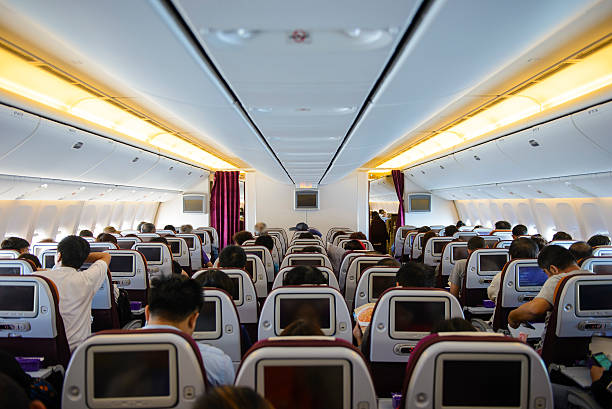
#> input picture AVANCE804/imagen1.jpg, 612 x 409 px, found by its file name
$ jupyter execute conectividad.ipynb
#> lines starting #> are read from the running program, lines starting #| are printed output that depends on the picture; after the words box and inside, x2 and y2 are one past the last pixel; in counts of white or black regions, pixels touching at a corner belong together
## REGIONES Y FRONTERAS

[cell 1]
import cv2
import numpy as np
import matplotlib.pyplot as plt

img = cv2.imread('imagen1.jpg')
#> img is the input picture: shape (409, 612, 3); mean B, G, R 130.8, 133.5, 135.1
gray=cv2.cvtColor(img, cv2.COLOR_BGR2GRAY)
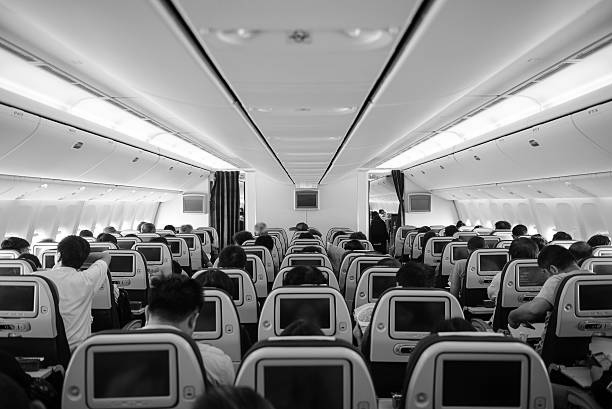
#> gray: shape (409, 612); min 0, max 255, mean 133.7
# combino tecnicas
blur=cv2.GaussianBlur(gray,(7,7),0)
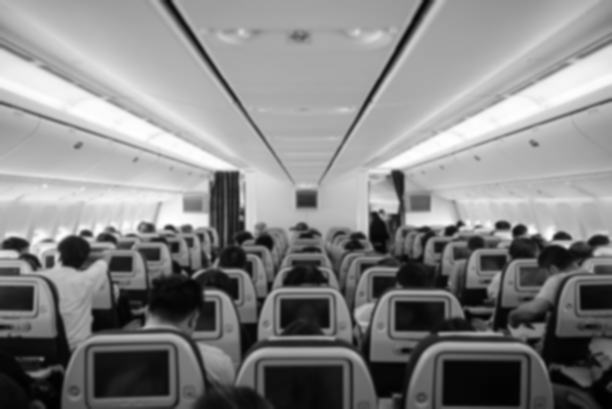
#> blur: shape (409, 612); min 1, max 254, mean 133.7
_,binary=cv2.threshold(blur,0,255,cv2.THRESH_BINARY_INV+cv2.THRESH_OTSU)
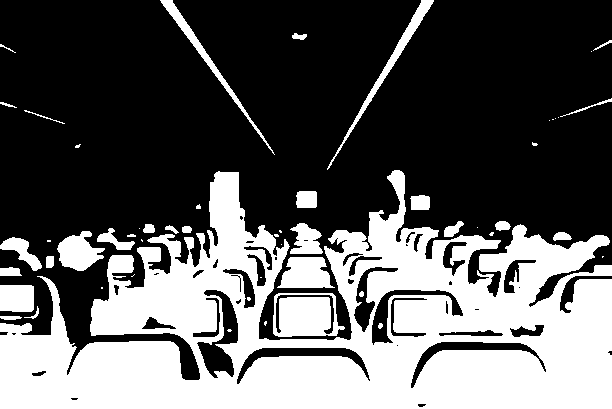
#> binary: shape (409, 612); 35.9% white; 54 white regions (23 under 20 px)
# encontramos las regiones
num_l,label=cv2.connectedComponents(binary)
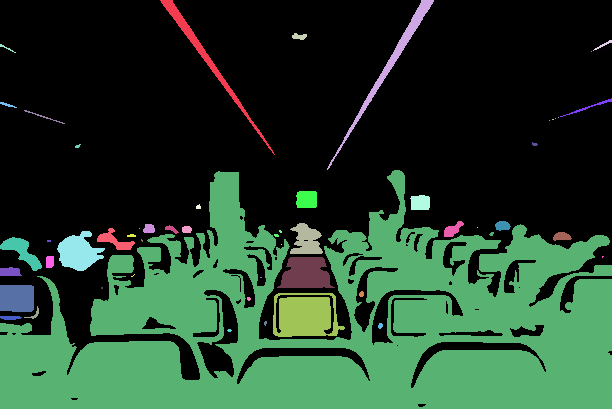
#> label: shape (409, 612) int32; 55 distinct labels, from 0 to 54; one colour per label, 0 black
#> num_l = 55
#identificamos por colores
color=np.random.randint(0,255,(num_l,3),dtype=np.uint8)
#> color = 55 rows, first 8: [172, 10, 127], [140, 47, 170], [196, 151, 117], [166, 22, 183], [192, 204, 33], [216, 67, 179], [78, 154, 251], [82, 162, 219]
# fondo negro
color[0]=[0,0,0]
colorear=color[label]
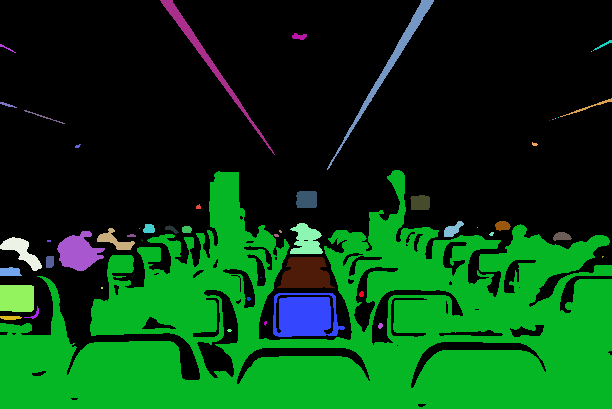
#> colorear: shape (409, 612, 3); mean of channels 0, 1, 2 18.8, 62.5, 7.2; drawn as B, G, R

# encontrar fronteras
contornos,_=cv2.findContours(binary,cv2.RETR_EXTERNAL,cv2.CHAIN_APPROX_SIMPLE)
#> contornos = 49 contours, 24 with area under 20; largest, box (x1, y1, x2, y2) and area: (0, 170, 612, 409) 84806, (273, 293, 345, 337) 2636, (277, 257, 335, 288) 1239, (57, 231, 105, 271) 1087, (327, 0, 434, 170) 993
contorno_fin=cv2.drawContours(np.zeros_like(gray),contornos,-1,255,2)
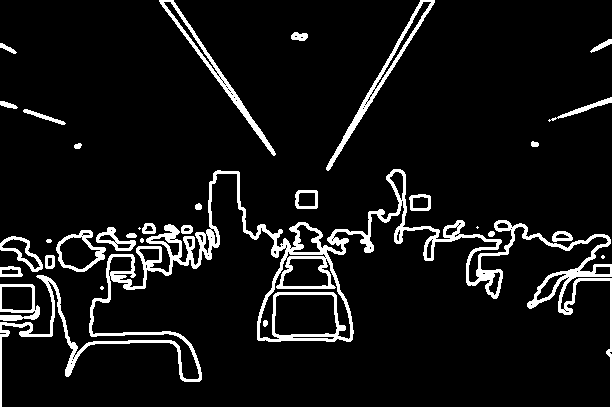
#> contorno_fin: shape (409, 612); 8.3% white; 32 white regions (5 under 20 px), largest, box (x1, y1, x2, y2) and area: (0, 169, 612, 409) 14219, (326, 0, 435, 171) 1324, (159, 0, 276, 156) 1270

plt.figure(figsize=(15,5))
plt.subplot(131)
plt.title('Imagen Original')
plt.imshow(cv2.cvtColor(img, cv2.COLOR_BGR2RGB))

plt.subplot(132)
plt.title('Segmentación por Colores')
plt.imshow(colorear)

plt.subplot(133)
plt.title('Contornos')
plt.imshow(contorno_fin, cmap='gray')
plt.show()
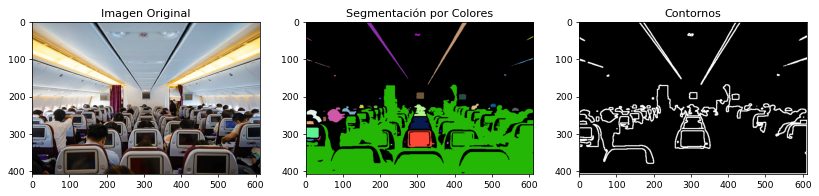
#> figure drawn by matplotlib, 3 panels

## CONTEO

[cell 2]
import cv2
import numpy as np
import matplotlib.pyplot as plt
from skimage import measure

def contar_elementos(imagen):
    # 1. Grises
    gray = cv2.cvtColor(imagen, cv2.COLOR_BGR2GRAY)

    # 2. Binarización
    _, binary = cv2.threshold(gray, 50, 255, cv2.THRESH_BINARY)
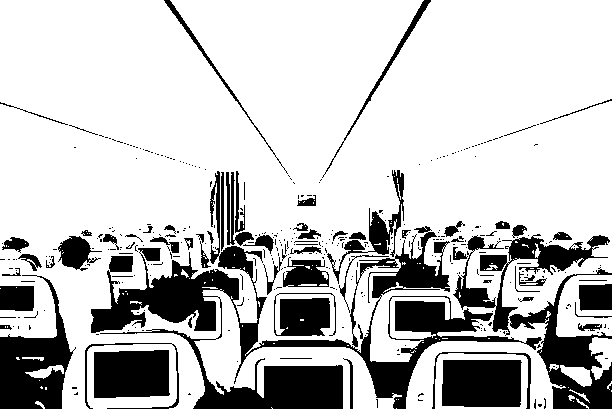
#> binary: shape (409, 612); 77.6% white; 367 black regions (297 under 20 px), largest, box (x1, y1, x2, y2) and area: (91, 171, 542, 409) 21376, (0, 275, 76, 409) 4722, (509, 267, 612, 409) 4436

    # 3. Etiquetado (connectivity=2 es 8-vecinos)
    e_img = measure.label(binary, connectivity=2)
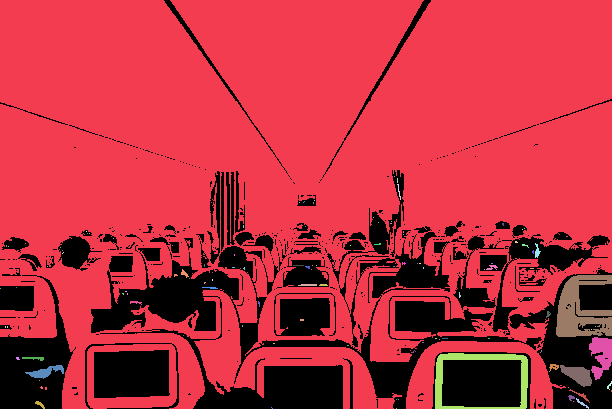
#> e_img: shape (409, 612) int64; 120 distinct labels, from 0 to 119; one colour per label, 0 black

    # 4. Conteo
    num_objetos = np.max(e_img)
#> num_objetos = 119

    return num_objetos, binary


ruta = r'C:\pdi26\CLASE05052026\imagen1.jpg'
img = cv2.imread(ruta)

if img is None:
    print("No se pudo cargar la imagen. Verifica la ruta.")
else:
    total, imagen_binaria = contar_elementos(img)
#> total = 119
    print(f"Número de objetos detectados: {total}")
#| Número de objetos detectados: 119


    plt.figure(figsize=(10, 5))
    plt.subplot(1, 2, 1)
    plt.title("Original")
    plt.imshow(cv2.cvtColor(img, cv2.COLOR_BGR2RGB))

    plt.subplot(1, 2, 2)
    plt.title(f"Binaria (Objetos: {total})")
    plt.imshow(imagen_binaria, cmap='gray')
    plt.show()
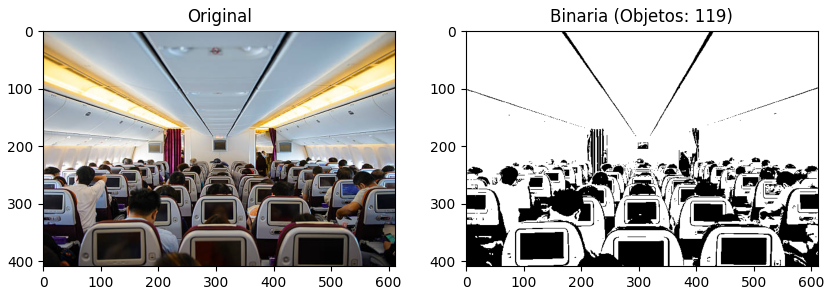
#> figure drawn by matplotlib, 2 panels

$ run again, with AVANCE804/cortada.jpg copied over AVANCE804/imagen1.jpg
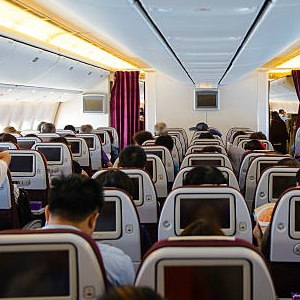
#> input picture AVANCE804/cortada.jpg, 300 x 300 px, found by its file name
#> img is the input picture: shape (300, 300, 3); mean B, G, R 117, 120.4, 126.4
#> label: shape (300, 300) int32; 27 distinct labels, from 0 to 26
#> num_l = 27
#> color = 27 rows, first 8: [172, 10, 127], [140, 47, 170], [196, 151, 117], [166, 22, 183], [192, 204, 33], [216, 67, 179], [78, 154, 251], [82, 162, 219]
#> contornos = 23 contours, 11 with area under 20; largest, box (x1, y1, x2, y2) and area: (0, 71, 300, 300) 40825, (173, 193, 245, 237) 2680, (189, 122, 223, 154) 658, (196, 91, 217, 108) 316, (0, 128, 35, 150) 268
#> contorno_fin: shape (300, 300); 12.4% white; 16 white regions (1 under 20 px), largest, box (x1, y1, x2, y2) and area: (0, 70, 300, 300) 9058, (226, 0, 272, 71) 485, (133, 0, 176, 56) 385
#> in contar_elementos, `e_img = measure.label(binary, connectivity=2)`:
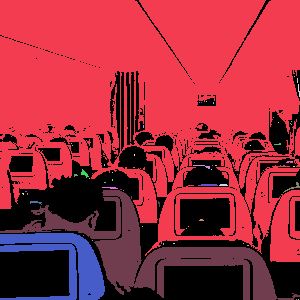
#> e_img: shape (300, 300) int64; 60 distinct labels, from 0 to 59; one colour per label, 0 black
#> num_objetos = 59
#| Número de objetos detectados: 59
#> `plt.show()`:
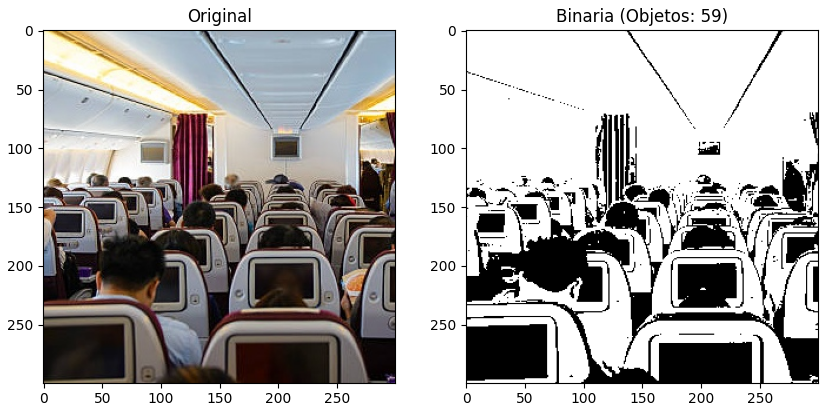
#> figure drawn by matplotlib, 2 panels
